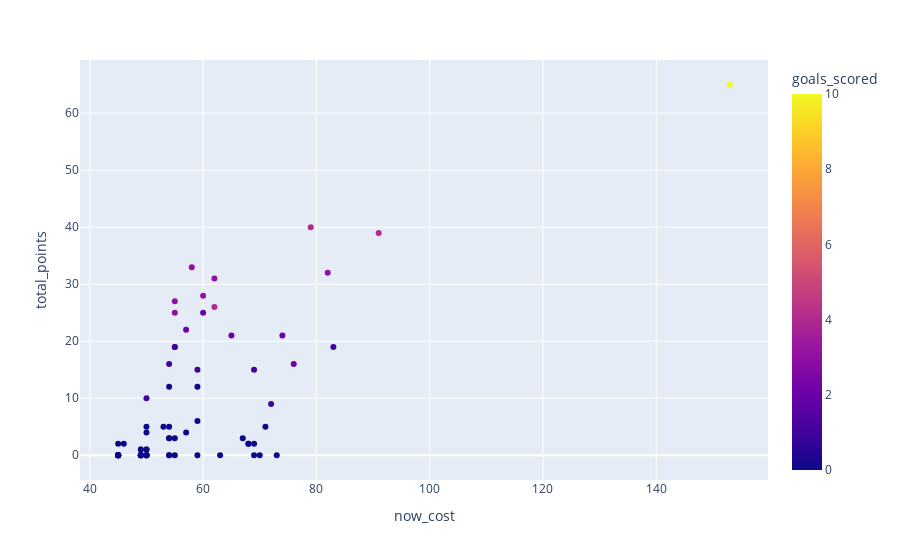

Notebook code cell kept with this figure:
### Markdown cell above
Most scoring forward

### Code cell
forwards = df[df['element_type']=="FWD"]
forwards.plot.scatter(x="now_cost", y="total_points", hover_data=["first_name", "second_name"], color='goals_scored')

### Figure 1 — Plotly figure (JSON) as saved in the notebook; plotly's stock layout.template omitted (floating-point values rounded to 4 significant figures; data arrays with more than 128 entries replaced by an {"elided": "..."} marker saying what was removed)
{"data": [{"customdata": {"elided": "73x2 str values"}, "hovertemplate": "now_cost=%{x}<br>total_points=%{y}<br>first_name=%{customdata[0]}<br>second_name=%{customdata[1]}<br>goals_scored=%{marker.color}<extra></extra>", "legendgroup": "", "marker": {"color": [0, 3, 4, 4, 0, 0, 1, 0, 0, 3, 0, 2, 0, 0, 3, 0, 0, 0, 0, 4, 0, 2, 0, 0, 2, 0, 1, 0, 0, 3, 0, 0, 0, 3, 0, 0, 0, 0, 0, 2, 1, 0, 10, 0, 0, 1, 0, 1, 0, 0, 0, 0, 0, 3, 0, 0, 0, 0, 0, 2, 0, 0, 0, 0, 0, 1, 0, 0, 2, 0, 0, 0, 1], "coloraxis": "coloraxis", "symbol": "circle"}, "mode": "markers", "name": "", "orientation": "v", "showlegend": false, "type": "scatter", "x": [68, 82, 62, 91, 54, 45, 59, 59, 73, 60, 55, 55, 45, 55, 58, 54, 50, 63, 49, 79, 59, 74, 54, 50, 60, 49, 54, 49, 59, 55, 50, 50, 49, 55, 54, 45, 54, 45, 49, 57, 72, 71, 153, 70, 69, 69, 45, 83, 69, 50, 57, 49, 45, 62, 50, 53, 50, 49, 46, 76, 68, 45, 50, 45, 54, 50, 67, 45, 65, 50, 45, 49, 55], "xaxis": "x", "y": [2, 32, 26, 39, 3, 2, 15, 0, 0, 28, 3, 19, 0, 0, 33, 0, 0, 0, 1, 40, 6, 21, 0, 4, 25, 0, 16, 0, 12, 27, 1, 0, 1, 25, 3, 0, 5, 0, 0, 22, 9, 5, 65, 0, 2, 15, 0, 19, 0, 1, 4, 0, 0, 31, 5, 5, 0, 0, 2, 16, 2, 0, 0, 0, 12, 10, 3, 0, 21, 0, 0, 0, 19], "yaxis": "y"}], "layout": {"coloraxis": {"colorbar": {"title": {"text": "goals_scored"}}, "colorscale": [[0, "#0d0887"], [0.1111, "#46039f"], [0.2222, "#7201a8"], [0.3333, "#9c179e"], [0.4444, "#bd3786"], [0.5556, "#d8576b"], [0.6667, "#ed7953"], [0.7778, "#fb9f3a"], [0.8889, "#fdca26"], [1, "#f0f921"]]}, "legend": {"tracegroupgap": 0}, "margin": {"t": 60}, "xaxis": {"anchor": "y", "domain": [0, 1], "title": {"text": "now_cost"}}, "yaxis": {"anchor": "x", "domain": [0, 1], "title": {"text": "total_points"}}}}
